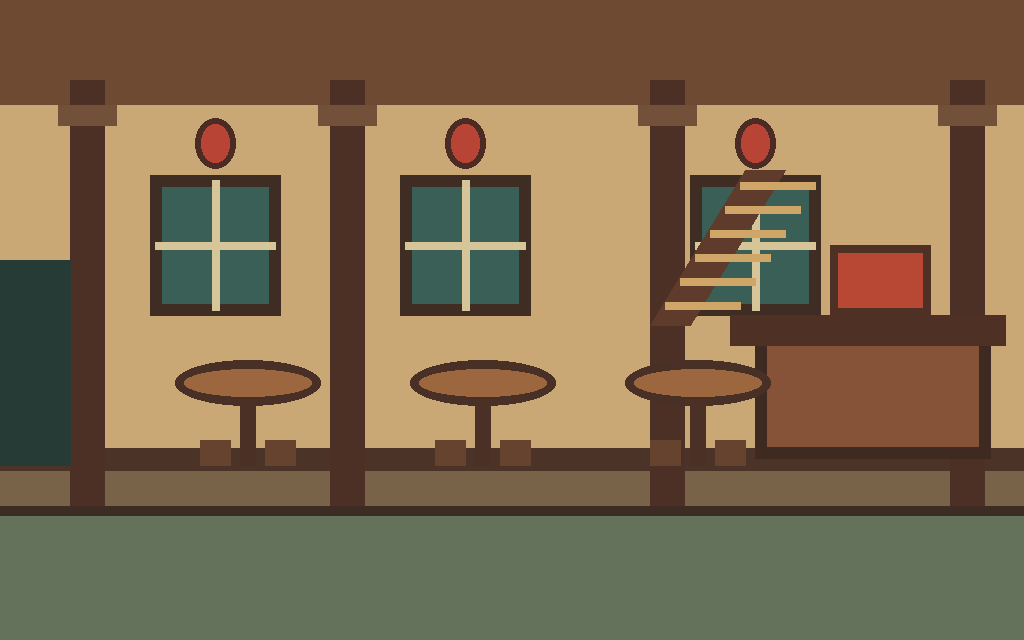
#> input picture tools/comfyui/guides/tongfu-inn-hall-guide.png, 1024 x 640 px
$ python optimize_atlas.py comfyui/guides/tongfu-inn-hall-guide.png out.png 3
#> lines starting #> are read from the running program, lines starting #| are printed output that depends on the picture
from pathlib import Path
import sys

from PIL import Image


source = Image.open(sys.argv[1]).convert("RGBA")
output = Path(sys.argv[2])
colors = int(sys.argv[3]) if len(sys.argv) > 3 else 256
output.parent.mkdir(parents=True, exist_ok=True)
quantized = source.quantize(colors=colors, method=Image.Quantize.FASTOCTREE, dither=Image.Dither.FLOYDSTEINBERG)
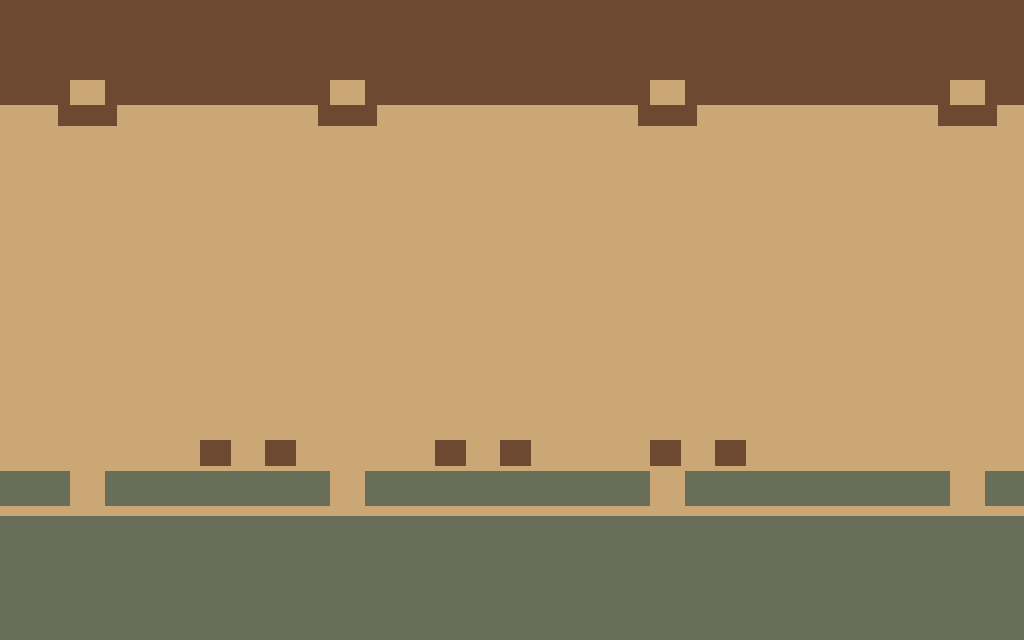
#> quantized: PIL image 1024x640 P; mean R, G, B 162.4, 136.9, 97.6
quantized.save(output, optimize=True, compress_level=9)
print(f"{source.size}: {Path(sys.argv[1]).stat().st_size} -> {output.stat().st_size}")
#| (1024, 640): 5385 -> 676
